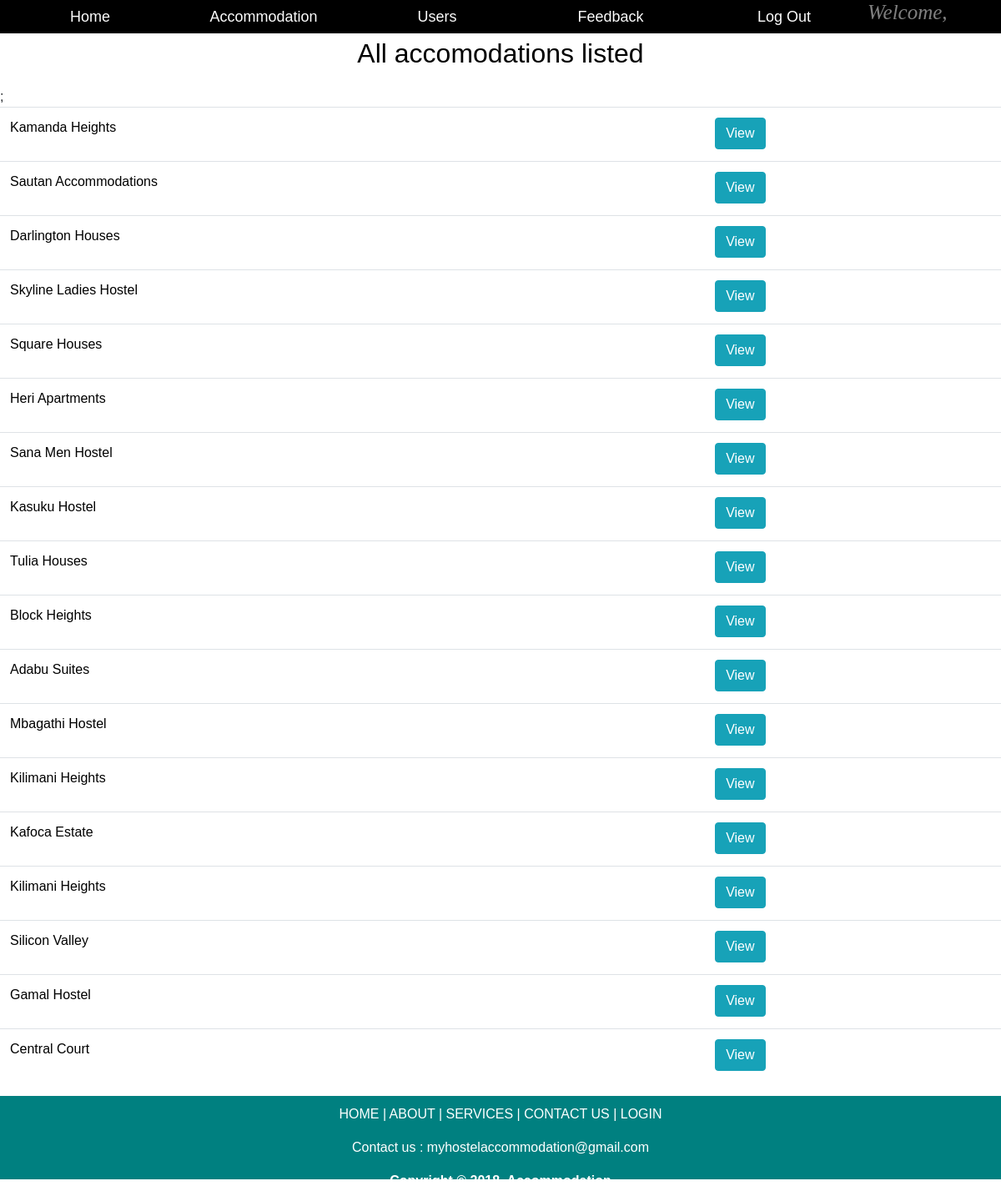
The page /display1.php on the database its author committed.
### tables this page shows
CREATE TABLE `products` (
  `id` int(5) NOT NULL,
  `house_name` varchar(500) NOT NULL,
  `house_price` int(5) NOT NULL,
  `numberofrooms` int(5) NOT NULL,
  `occupied` int(11) NOT NULL,
  `vacant` int(11) NOT NULL,
  `image` text NOT NULL,
  `category` varchar(50) NOT NULL,
  `house_description` varchar(1000) NOT NULL,
  `location` varchar(100) NOT NULL
);

### display1.php (the view, shortened to what this page needs)
<?php
$link=mysqli_connect("localhost","root","");
mysqli_select_db($link,"myhostel");
?>
 <!DOCTYPE html>
<html>
<head>
	<link rel="stylesheet" href="styles1.css">
        <?php include('links.php'); ?>
</head>
<body>
<?php include './admin-nav.php'; ?>
<p class="lead" style="color:black; font-size: 200%; text-align: center;">All accomodations listed</p>;
<div class="products">
<table class="table">
<?php
$res=mysqli_query($link,"select * from products order by id DESC");
while($row=mysqli_fetch_array($res))
{
?>
	<tr>
            <td><p style="color:black; "><?php echo $row["house_name"];?></p></td>
            <td><input type="button" name="view" value="View" id="<?php echo $row["id"];?>" class="btn btn-info btn-xs view_data"/></td>
	</tr>
<?php
}
?>
</table>
</div>
	<footer>
		<p>HOME | ABOUT | SERVICES | CONTACT US | LOGIN</p>
				<p>Contact us : myhostelaccommodation@gmail.com</p>
		<p><b>Copyright &copy; 2018. Accommodation</b> </p>
	</footer>
</body>
</html>

### styles1.css (style rules this page uses)
body { font-family: Arial; width: 100%; }
footer { bottom: 0px; background-color: teal; text-align: center; width: 100%; left: 0; color: white; height: 120px; padding-top: 10px; }

### css/styles1.css (style rules this page uses)
body { font-family: sans-serif; width: 100%; }
footer { bottom: 0px; background-color: teal; text-align: center; width: 100%; left: 0; color: white; height: 100px; padding-top: 10px; }

### rows shown on the page
products: house_name "Kamanda Heights"
products: house_name "Sautan Accommodations"
products: house_name "Darlington Houses"
products: house_name "Skyline Ladies Hostel"
products: house_name "Square Houses"
products: house_name "Heri Apartments"
products: house_name "Sana Men Hostel"
products: house_name "Kasuku Hostel"
products: house_name "Tulia Houses"
products: house_name "Block Heights"
products: house_name "Adabu Suites"
products: house_name "Mbagathi Hostel"
products: house_name "Kilimani Heights"
products: house_name "Kafoca Estate"
products: house_name "Kilimani Heights"
products: house_name "Silicon Valley"
products: house_name "Gamal Hostel"
products: house_name "Central Court"
